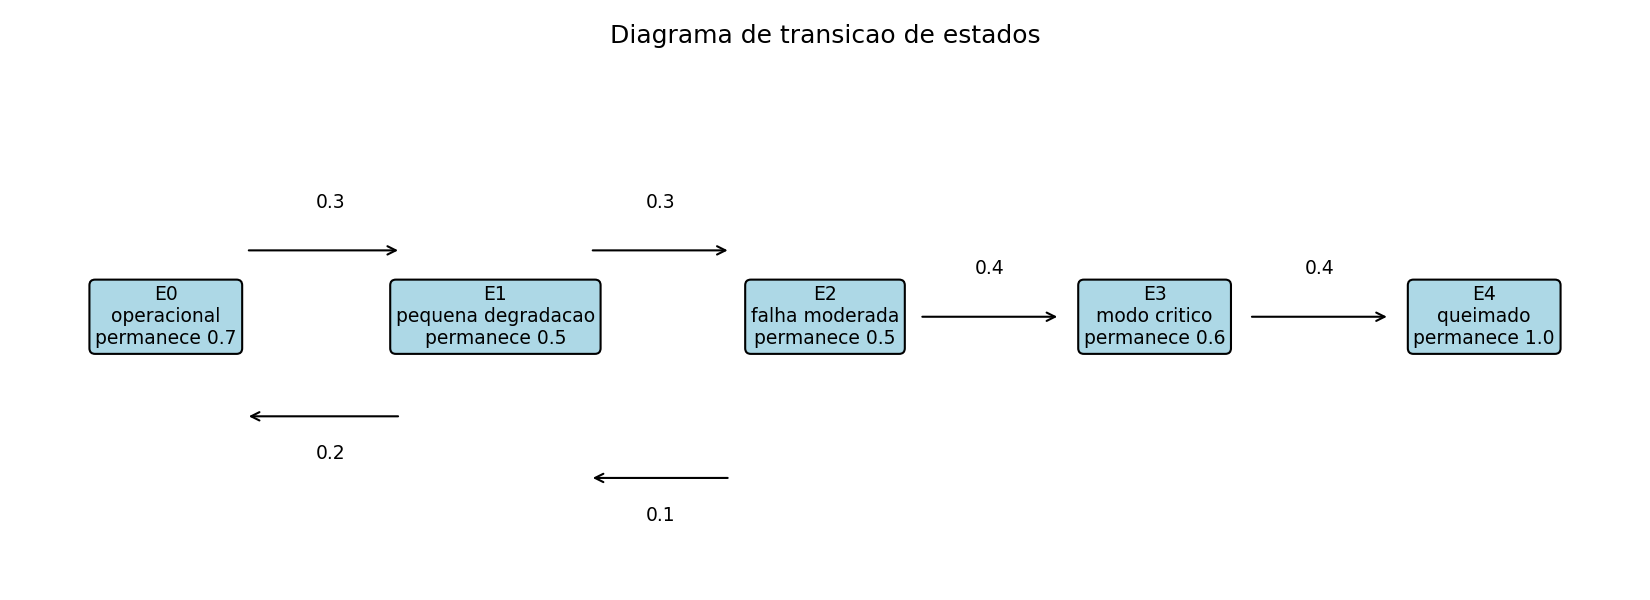

Write Python code to recreate this figure.
from pathlib import Path

import matplotlib.pyplot as plt


def gerar_diagrama():
    fig, ax = plt.subplots(figsize=(11, 4))
    ax.axis("off")

    estados = {
        "E0": (0, 1.5, "E0\noperacional\npermanece 0.7"),
        "E1": (2.3, 1.5, "E1\npequena degradacao\npermanece 0.5"),
        "E2": (4.6, 1.5, "E2\nfalha moderada\npermanece 0.5"),
        "E3": (6.9, 1.5, "E3\nmodo critico\npermanece 0.6"),
        "E4": (9.2, 1.5, "E4\nqueimado\npermanece 1.0"),
    }

    for _, (x, y, texto) in estados.items():
        ax.text(
            x,
            y,
            texto,
            ha="center",
            va="center",
            fontsize=9,
            bbox=dict(boxstyle="round", facecolor="lightblue", edgecolor="black"),
        )

    def seta(x1, y1, x2, y2, probabilidade, xt, yt):
        ax.annotate("", xy=(x2, y2), xytext=(x1, y1), arrowprops=dict(arrowstyle="->"))
        ax.text(xt, yt, probabilidade, ha="center", fontsize=9)

    seta(0.55, 1.78, 1.65, 1.78, "0.3", 1.15, 1.96)
    seta(1.65, 1.08, 0.55, 1.08, "0.2", 1.15, 0.90)
    seta(2.95, 1.78, 3.95, 1.78, "0.3", 3.45, 1.96)
    seta(3.95, 0.82, 2.95, 0.82, "0.1", 3.45, 0.64)
    seta(5.25, 1.5, 6.25, 1.5, "0.4", 5.75, 1.68)
    seta(7.55, 1.5, 8.55, 1.5, "0.4", 8.05, 1.68)

    ax.set_xlim(-1, 10.2)
    ax.set_ylim(0.4, 2.6)
    ax.set_title("Diagrama de transicao de estados")
    plt.tight_layout()
    saida = Path(__file__).with_name("diagrama_markov.png")
    plt.savefig(saida, dpi=150)
    plt.close()
    print(f"Diagrama salvo em: {saida}")


gerar_diagrama()
